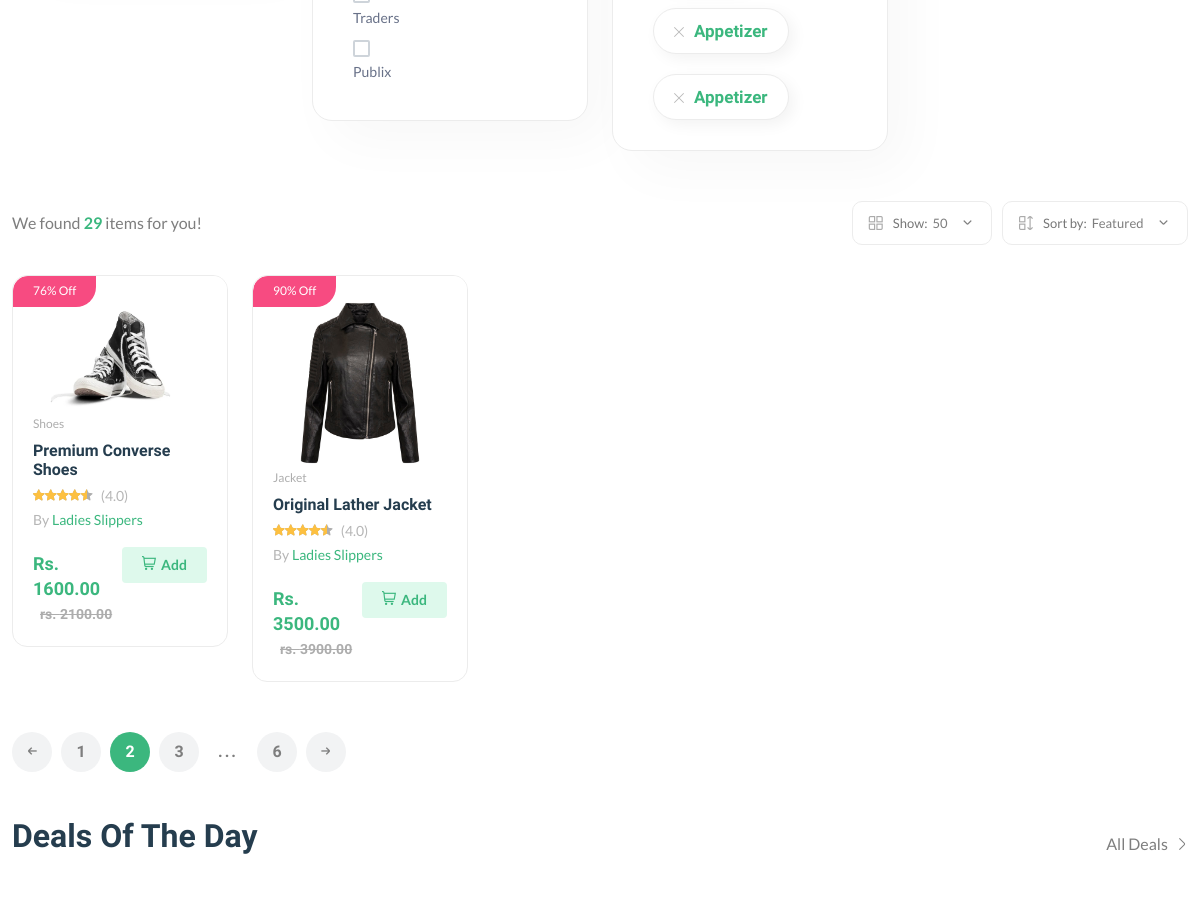
/products/ (middle part), run on an earlier commit of the app's database.
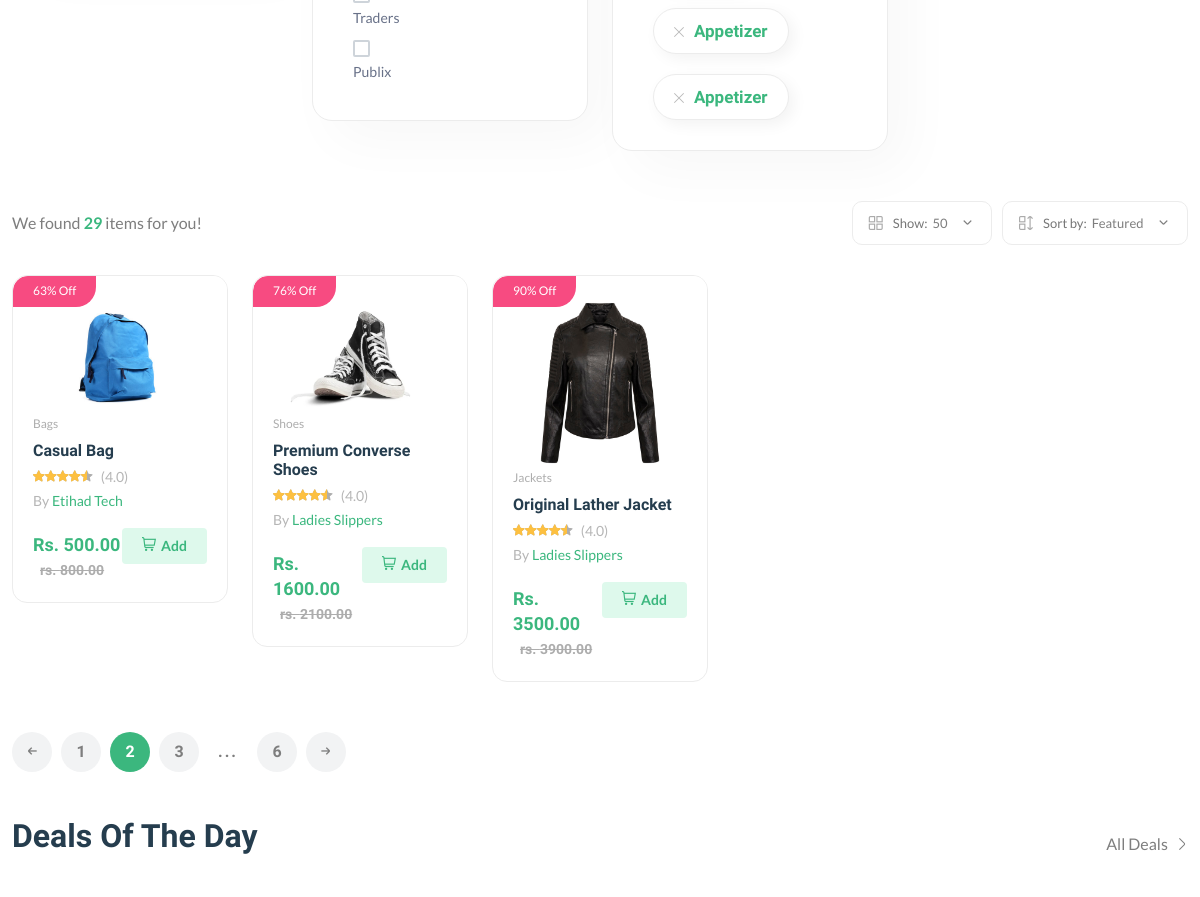
And on a later commit of the database.
### core/models.py (models this page shows, shortened)
class Product(models.Model):
    pid = ShortUUIDField(unique=True, length=10, max_length=20,
                         alphabet="abcdefgh12345")
    user = models.ForeignKey(
        User, on_delete=models.SET_NULL, null=True, default="1")
    category = models.ForeignKey(
        Category, on_delete=models.SET_NULL, null=True, related_name='category')
    vendor = models.ForeignKey(
        Vendor, on_delete=models.SET_NULL, null=True)
    title = models.CharField(max_length=255)
    image = models.ImageField(upload_to=user_directory_path)
    description = models.TextField(null=True, blank=True)
    price = models.DecimalField(max_digits=6, decimal_places=2)
    old_price = models.DecimalField(max_digits=6, decimal_places=2)
    specification = models.TextField(null=True, blank=True)
    product_status = models.CharField(
        choices=STATUS, max_length=10, default="in_review")
    status = models.BooleanField(default=True)
    in_stock = models.BooleanField(default=True)
    featured = models.BooleanField(default=False)
    digital = models.BooleanField(default=False)
    sku = ShortUUIDField(unique=True, length=10, max_length=20, prefix="sku",
                         alphabet="1234567890")
    date = models.DateTimeField(auto_now_add=True)
    updated = models.DateTimeField(auto_now=True)
    class Meta:
        verbose_name = 'Product'
        verbose_name_plural = 'Products'
    def get_percentage(self):
        new_price = (self.price/self.old_price)*100
        return new_price

class Category(models.Model):
    cid = ShortUUIDField(unique=True, max_length=15,
                         prefix="cat", alphabet="abcdefgh12345")
    title = models.CharField(max_length=255)
    image = models.ImageField(upload_to='category')
    class Meta:
        verbose_name = 'Category'
        verbose_name_plural = 'Categories'

class Vendor(models.Model):
    vid = ShortUUIDField(unique=True, length=10, max_length=20,
                         prefix="ven", alphabet="abcdefgh12345")
    title = models.CharField(max_length=255)
    image = models.ImageField(upload_to=user_directory_path)
    description = models.TextField(null=True, blank=True)
    address = models.CharField(max_length=255)
    contact = models.CharField(max_length=255, default="+977-0000000000")
    chat_resp_time = models.CharField(max_length=255, default="100")
    shipping_on_time = models.CharField(max_length=255, default="100")
    authentic_rating = models.CharField(max_length=255, default="100")
    days_return = models.CharField(max_length=255, default="100")
    warranty_period = models.CharField(max_length=255, default="100")
    user = models.ForeignKey(
        User, on_delete=models.SET_NULL, null=True)
    class Meta:
        verbose_name = 'Vendor'
        verbose_name_plural = 'Vendors'

### core/views.py (the view)
# urls.py: path('products/', views.product_list_view, name='product-list'),
def product_list_view(request):
    products = Product.objects.filter(
        product_status="published")
    context = {
        'products': products
    }
    return render(request, 'core/product-list.html', context)

### templates/core/product-list.html (shortened to what the changed rows need)
 {% extends "partials/base.html" %}
{% load static %}
 {% block content %}
 <main class="main">
        <div class="container mb-30 mt-30">
            <div class="row">
                <div class="col-12">
                    <div class="row product-grid">
                        {% for product in products %}
                        <div class="col-lg-1-5 col-md-4 col-12 col-sm-6">
                            <div class="product-cart-wrap mb-30">
                                <div class="product-img-action-wrap">
                                    <div class="product-img product-img-zoom">
                                        <a href='shop-product-right.html'>
                                            <img class="default-img" src="{{product.image.url}}" alt="" />
                                        </a>
                                    </div>
                                    <div class="product-badges product-badges-position product-badges-mrg">
                                        <span class="hot">{{product.get_percentage | floatformat:0}}% Off</span>
                                    </div>
                                </div>
                                <div class="product-content-wrap">
                                    <div class="product-category">
                                        <a href='shop-grid-right.html'>{{product.category.title}}</a>
                                    </div>
                                    <h2><a href='shop-product-right.html'>{{product.title}}</a></h2>
                                    <div class="product-rate-cover">
                                        <div class="product-rate d-inline-block">
                                            <div class="product-rating" style="width: 90%"></div>
                                        </div>
                                        <span class="font-small ml-5 text-muted"> (4.0)</span>
                                    </div>
                                    <div>
                                        <span class="font-small text-muted">By <a href='vendor-details-1.html'>{{product.vendor.title}}</a></span>
                                    </div>
                                    <div class="product-card-bottom">
                                        <div class="product-price">
                                            <span>Rs. {{ product.price}}</span>
                                            <span class="old-price">rs. {{product.old_price}}</span>
                                        </div>
                                        <div class="add-cart">
                                            <a class='add' href='shop-cart.html'><i class="fi-rs-shopping-cart mr-5"></i>Add </a>
                                        </div>
                                    </div>
                                </div>
                            </div>
                        </div>
                        {% endfor %}
                    </div>
                </div>
            </div>
        </div>
    </main>
 {% endblock content %}

What changed in the data, as far as the page shows it:
now on this page (row edited): Product: image (picture), get_percentage "63", category "Bags", title "Casual Bag", vendor "Etihad Tech", price "500.00", old_price "800.00"
changed through a linked row, Product "Original Lather Jacket": category "Jacket" → "Jackets"
